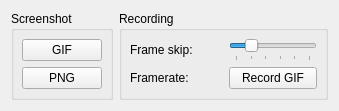
      <widget class="QWidget" name="tabCapture">
       <attribute name="icon">
        <iconset resource="resources.qrc">
         <normaloff>:/icons/resources/icons/capture.png</normaloff>:/icons/resources/icons/capture.png</iconset>
       </attribute>
       <attribute name="title">
        <string>Capture</string>
       </attribute>
       <layout class="QVBoxLayout" name="verticalLayout_4">
        <item>
         <layout class="QHBoxLayout" name="horizontalLayout_17">
          <item>
           <widget class="QGroupBox" name="screenshotgroup">
            <property name="sizePolicy">
             <sizepolicy hsizetype="Preferred" vsizetype="Preferred">
              <horstretch>0</horstretch>
              <verstretch>0</verstretch>
             </sizepolicy>
            </property>
            <property name="title">
             <string>Screenshot</string>
            </property>
            <layout class="QVBoxLayout" name="verticalLayout_8">
             <property name="leftMargin">
              <number>8</number>
             </property>
             <property name="topMargin">
              <number>8</number>
             </property>
             <property name="rightMargin">
              <number>8</number>
             </property>
             <property name="bottomMargin">
              <number>8</number>
             </property>
             <item>
              <widget class="QPushButton" name="buttonGIFScreenshot">
               <property name="sizePolicy">
                <sizepolicy hsizetype="Preferred" vsizetype="Maximum">
                 <horstretch>0</horstretch>
                 <verstretch>0</verstretch>
                </sizepolicy>
               </property>
               <property name="focusPolicy">
                <enum>Qt::NoFocus</enum>
               </property>
               <property name="text">
                <string>GIF</string>
               </property>
              </widget>
             </item>
             <item>
              <widget class="QPushButton" name="buttonScreenshot">
               <property name="sizePolicy">
                <sizepolicy hsizetype="Preferred" vsizetype="Maximum">
                 <horstretch>0</horstretch>
                 <verstretch>0</verstretch>
                </sizepolicy>
               </property>
               <property name="maximumSize">
                <size>
                 <width>160</width>
                 <height>16777215</height>
                </size>
               </property>
               <property name="focusPolicy">
                <enum>Qt::NoFocus</enum>
               </property>
               <property name="text">
                <string>PNG</string>
               </property>
              </widget>
             </item>
            </layout>
           </widget>
          </item>
          <item>
           <widget class="QGroupBox" name="gifoptionsgroup">
            <property name="sizePolicy">
             <sizepolicy hsizetype="Preferred" vsizetype="Preferred">
              <horstretch>0</horstretch>
              <verstretch>0</verstretch>
             </sizepolicy>
            </property>
            <property name="title">
             <string>Recording</string>
            </property>
            <layout class="QGridLayout" name="gridLayout">
             <property name="leftMargin">
              <number>8</number>
             </property>
             <property name="topMargin">
              <number>8</number>
             </property>
             <property name="rightMargin">
              <number>8</number>
             </property>
             <property name="bottomMargin">
              <number>8</number>
             </property>
             <item row="2" column="4">
              <spacer name="horizontalSpacer_11">
               <property name="orientation">
                <enum>Qt::Horizontal</enum>
               </property>
               <property name="sizeHint" stdset="0">
                <size>
                 <width>0</width>
                 <height>20</height>
                </size>
               </property>
              </spacer>
             </item>
             <item row="2" column="0">
              <widget class="QLabel" name="frameskipTextLabel">
               <property name="text">
                <string>Frame skip:</string>
               </property>
              </widget>
             </item>
             <item row="2" column="1">
              <widget class="QLabel" name="frameskipLabel">
               <property name="minimumSize">
                <size>
                 <width>16</width>
                 <height>0</height>
                </size>
               </property>
               <property name="alignment">
                <set>Qt::AlignRight|Qt::AlignTrailing|Qt::AlignVCenter</set>
               </property>
              </widget>
             </item>
             <item row="2" column="3">
              <widget class="QSlider" name="frameskipSlider">
               <property name="sizePolicy">
                <sizepolicy hsizetype="Expanding" vsizetype="Preferred">
                 <horstretch>1</horstretch>
                 <verstretch>0</verstretch>
                </sizepolicy>
               </property>
               <property name="minimumSize">
                <size>
                 <width>50</width>
                 <height>0</height>
                </size>
               </property>
               <property name="maximumSize">
                <size>
                 <width>300</width>
                 <height>16777215</height>
                </size>
               </property>
               <property name="focusPolicy">
                <enum>Qt::NoFocus</enum>
               </property>
               <property name="minimum">
                <number>1</number>
               </property>
               <property name="maximum">
                <number>11</number>
               </property>
               <property name="pageStep">
                <number>2</number>
               </property>
               <property name="value">
                <number>3</number>
               </property>
               <property name="sliderPosition">
                <number>3</number>
               </property>
               <property name="orientation">
                <enum>Qt::Horizontal</enum>
               </property>
               <property name="invertedAppearance">
                <bool>false</bool>
               </property>
               <property name="invertedControls">
                <bool>false</bool>
               </property>
               <property name="tickPosition">
                <enum>QSlider::TicksBelow</enum>
               </property>
               <property name="tickInterval">
                <number>2</number>
               </property>
              </widget>
             </item>
             <item row="3" column="1">
              <widget class="QLabel" name="framerateLabel">
               <property name="minimumSize">
                <size>
                 <width>24</width>
                 <height>0</height>
                </size>
               </property>
               <property name="text">
                <string/>
               </property>
               <property name="alignment">
                <set>Qt::AlignRight|Qt::AlignTrailing|Qt::AlignVCenter</set>
               </property>
              </widget>
             </item>
             <item row="3" column="3" alignment="Qt::AlignHCenter">
              <widget class="QPushButton" name="buttonGIF">
               <property name="sizePolicy">
                <sizepolicy hsizetype="Maximum" vsizetype="Fixed">
                 <horstretch>0</horstretch>
                 <verstretch>0</verstretch>
                </sizepolicy>
               </property>
               <property name="minimumSize">
                <size>
                 <width>88</width>
                 <height>0</height>
                </size>
               </property>
               <property name="focusPolicy">
                <enum>Qt::NoFocus</enum>
               </property>
               <property name="text">
                <string>Record GIF</string>
               </property>
              </widget>
             </item>
             <item row="3" column="0">
              <widget class="QLabel" name="framerateTextLabel">
               <property name="text">
                <string>Framerate:</string>
               </property>
              </widget>
             </item>
            </layout>
           </widget>
          </item>
         </layout>
        </item>
        <item>
         <spacer name="verticalSpacer">
          <property name="orientation">
           <enum>Qt::Vertical</enum>
          </property>
          <property name="sizeHint" stdset="0">
           <size>
            <width>0</width>
            <height>0</height>
           </size>
          </property>
         </spacer>
        </item>
       </layout>
      </widget>
